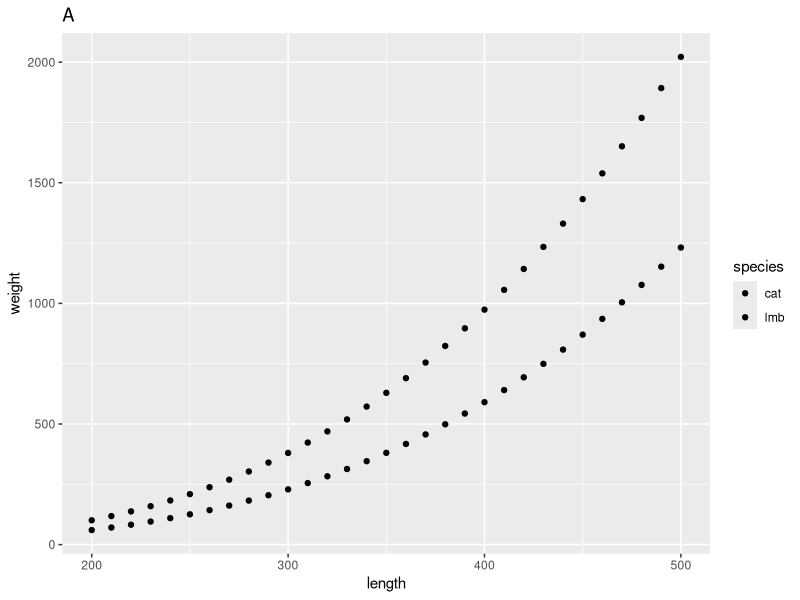
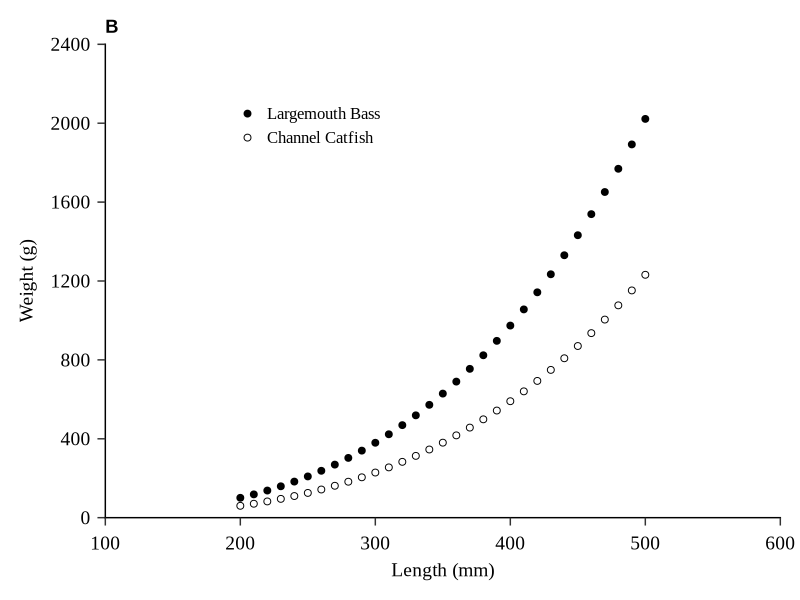
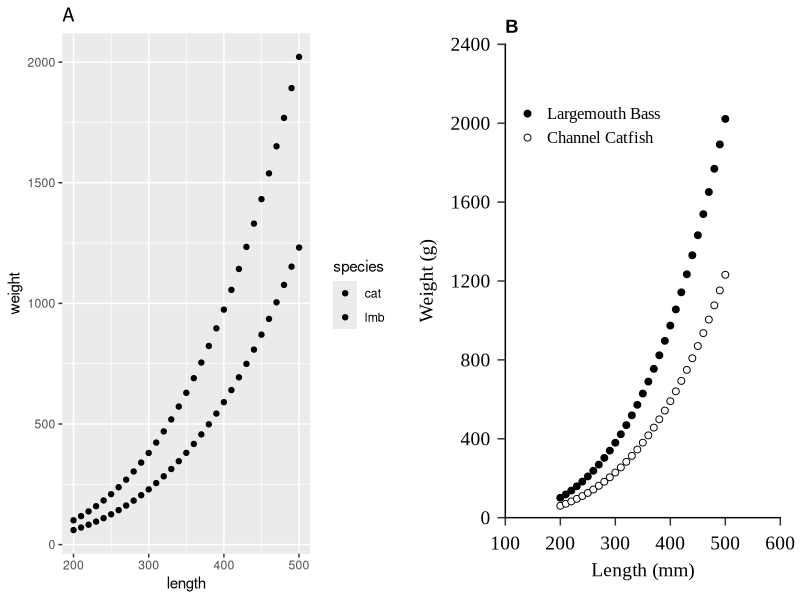

The R source for these figures, in order:
#load ggplot2 and other useful packages
library(tidyverse)
#load package for combining figures
library(gridExtra)

#set working directory, you select this on your computer
setwd("your/directory/here")

#generate length and weight data for Channel Catfish and Largemouth Bass, and put in dataframe
length <- seq(from = 200, to = 500, by = 10)
species <- c(rep("lmb", 31), rep("cat", 31))
a_lmb <- (-5.528)
b_lmb <- 3.273
a_cat <- (-5.800)
b_cat <- (3.294)
weight_lmb <- 10^(a_lmb + b_lmb * log10(length))
weight_cat <- 10^(a_cat + b_cat * log10(length))
weight <- c(weight_lmb, weight_cat)
length_weight_data <- data.frame(species, length, weight)

#make default ggplot figure with a legend and annotated label
len_wt_default <- ggplot(data = length_weight_data, aes(x = length, y = weight, fill = species)) + geom_point() +
labs(title = "A")
#view the plot, will appear in R plotting window
len_wt_default

#make ggplot figure that meets AFS style guidelines
len_wt_afs <- ggplot(data = length_weight_data, aes(x = length, y = weight, fill = species)) +
#set symbol shape and size
geom_point(shape = 21, size = 2) +
#set the limits and tick breaks for the y-axis
scale_y_continuous (limits = c(0,2400), expand = c(0,0), breaks = seq(0,2400,400)) +
#set the limits and tick spacing for the x-axis
scale_x_continuous(limits = c(100,600), expand = c(0,0), breaks = seq(100,600,100)) +
#adjust the order of the legend, make new labels, and select the symbol colors
scale_fill_manual(limits = c("lmb", "cat"), labels = c("Largemouth Bass", "Channel Catfish"),
      values = c("black", "white")) +
#add B to figure
ggtitle ("B") +
#label the y-axis
ylab("Weight (g)") +
#label the x-axis
xlab("Length (mm)") +
#add legend title, but left blank here because we want a legend but no title
labs(fill = "") +
#makes the figure background white without grid lines
theme_classic() +

#below are theme settings that provide unlimited control of your figure and can be a template for other figures
#set the size, spacing, and color for the y-axis and x-axis titles
theme (axis.title.y = element_text(size = 14, margin = margin(t = 0, r = 10, b = 0, l = 0), colour = "black"),
      axis.title.x = element_text(size = 14, margin = margin(t = 10, r = 0, b = 0, l = 0), colour = "black"),
      #set the font type
      text = element_text(family = "Times New Roman"),
      #modify plot title, the B in this case
      plot.title = element_text(face = "bold", family = "Arial"),
      #position the legend on the figure
      legend.position = c(0.3,0.85),
      #adjust size of text for legend
      legend.text = element_text(size = 12),
      #margin for the plot
      plot.margin = unit(c(0.5, 0.5, 0.5, 0.5), "cm"),
      #set size of the tick marks for y-axis
      axis.ticks.y = element_line(size = 0.5),
      #set size of the tick marks for x-axis
      axis.ticks.x = element_line(size = 0.5),
      #adjust length of the tick marks
      axis.ticks.length = unit(0.2,"cm"),
      #set size and location of the tick labels for the y axis
      axis.text.y = element_text(colour = "black", size = 14, angle = 0, vjust = 0.5, hjust = 1,
          margin = margin(t = 0, r = 5, b = 0, l = 0)),
      #set size and location of the tick labels for the x axis
      axis.text.x = element_text(colour = "black", size = 14, angle = 0, vjust = 0, hjust = 0.5,
          margin = margin(t = 5, r = 0, b = 0, l = 0)),
      #set the axis size, color, and end shape
      axis.line = element_line(colour = "black", size = 0.5, lineend = "square"))
      
#view the plot, will appear in R plotting window
len_wt_afs

#arragne the two plots side by side using the gridExtra package
ggplot_figure <- grid.arrange(len_wt_default, len_wt_afs, ncol = 2)

#save the plot as a .tiff as a very large file, which is publication quality
ggsave(ggplot_figure, file = "ggplot_figure.tiff", width = 20.32, height = 7.62, units = "cm", dpi = 300)
